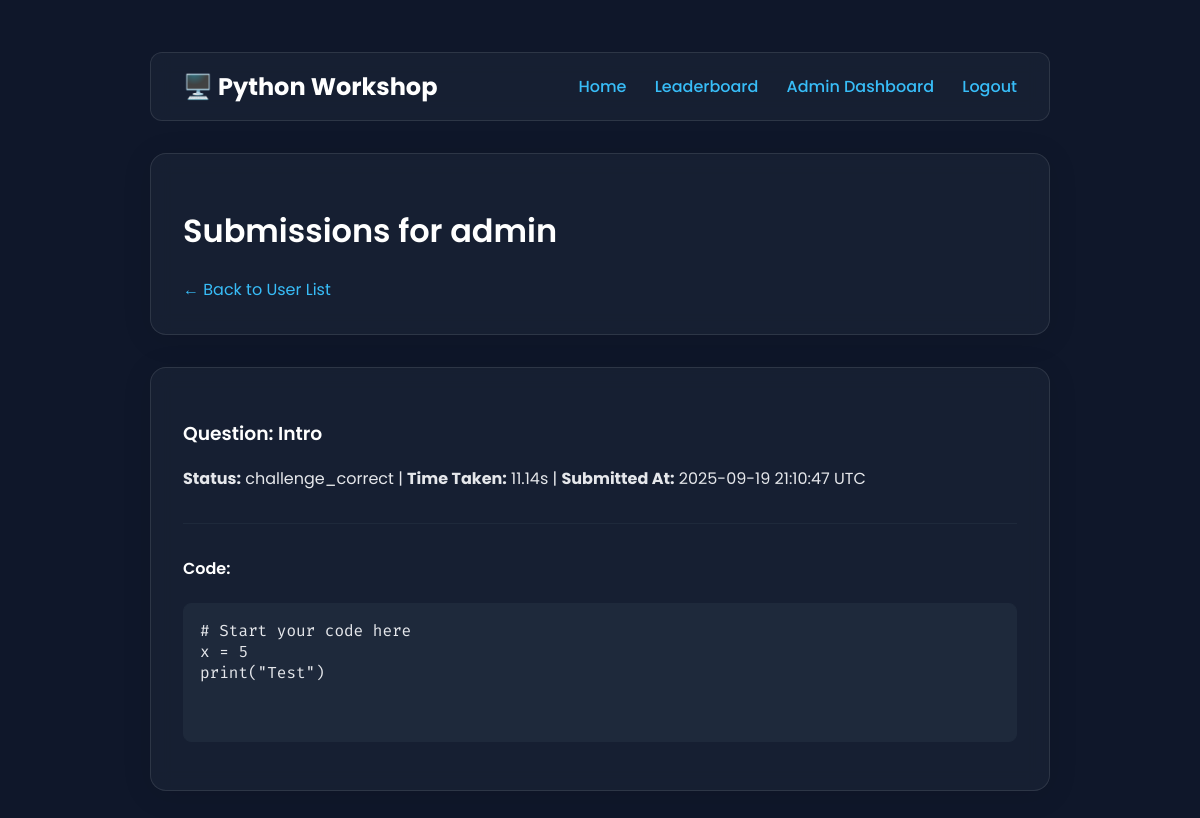
Page /admin/user/1/submissions (signed in) on the earlier database version.
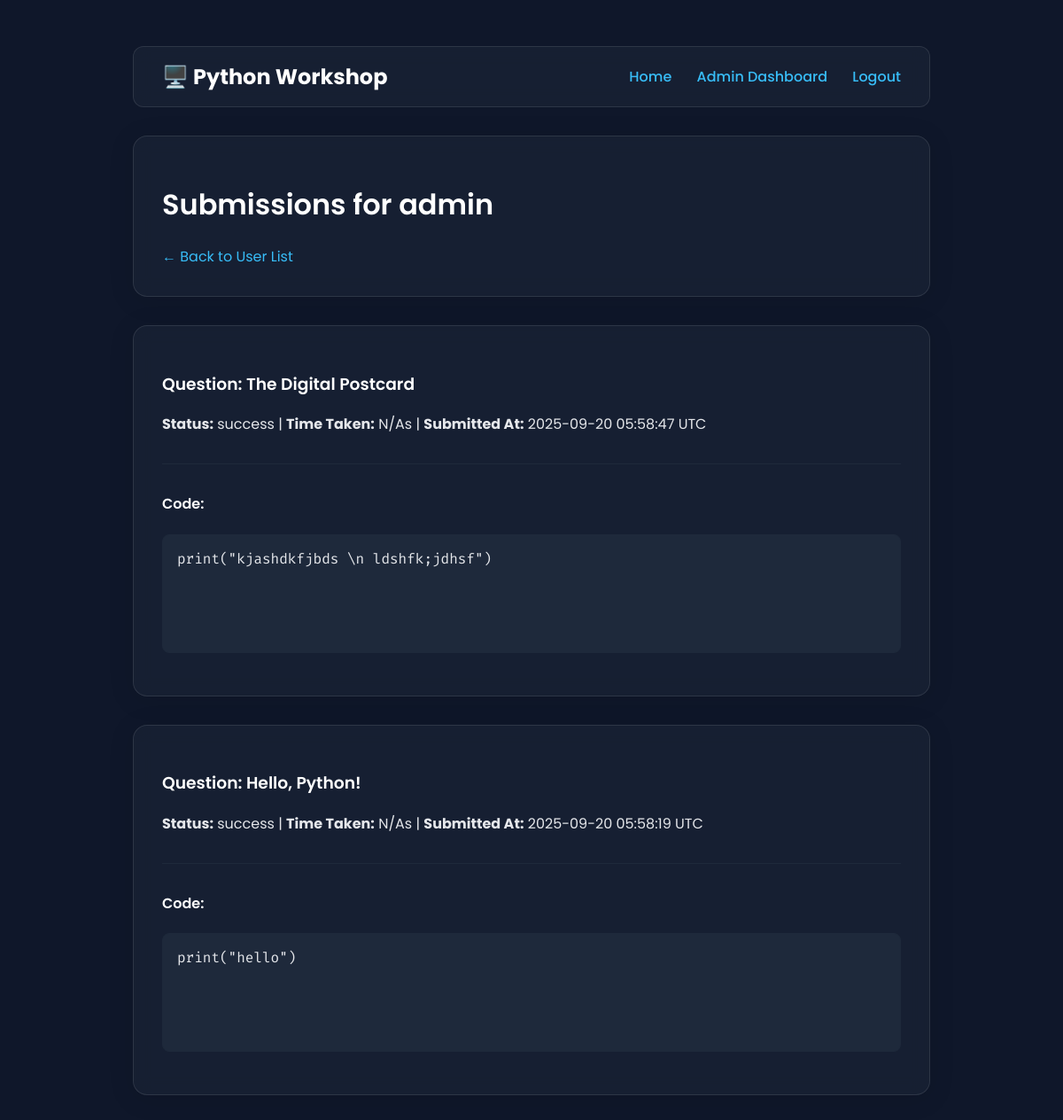
Same page on the later database version.
### app/models.py (models this page shows, shortened)
class Submission(db.Model):
    id = db.Column(db.Integer, primary_key=True)
    user_id = db.Column(db.Integer, db.ForeignKey('user.id'), nullable=False)
    q_id = db.Column(db.Integer, db.ForeignKey('question.id'), nullable=False)
    code = db.Column(db.Text, nullable=False)
    output = db.Column(db.Text)
    status = db.Column(db.String(20))
    time_taken = db.Column(db.Float)
    submitted_at = db.Column(db.DateTime, index=True, default=lambda: datetime.now(timezone.utc))
    user = db.relationship('User', backref='submissions')

class Question(db.Model):
    id = db.Column(db.Integer, primary_key=True)
    section_id = db.Column(db.Integer, db.ForeignKey('section.id'), nullable=False)
    title = db.Column(db.String(100), nullable=False)
    description = db.Column(db.Text, nullable=False)
    starter_code = db.Column(db.Text)
    hints = db.Column(db.Text)
    difficulty = db.Column(db.Integer, default=1)
    has_file_manager = db.Column(db.Boolean, default=False, nullable=False)
    expected_output = db.Column(db.Text)
    challenges = db.relationship('Challenge', backref='question', lazy='dynamic', cascade="all, delete-orphan")
    submissions = db.relationship('Submission', backref='question', lazy='dynamic', cascade="all, delete-orphan")
    drafts = db.relationship('Draft', backref='question', lazy='dynamic', cascade="all, delete-orphan")

### app/admin/routes.py (the view)
@bp.route('/user/<int:user_id>/submissions')
@admin_required
def user_submissions(user_id):
    user = User.query.get_or_404(user_id)
    all_submissions = Submission.query.filter_by(user_id=user.id)\
        .join(Question, Submission.q_id == Question.id)\
        .add_columns(Question.title)\
        .order_by(Submission.submitted_at.desc()).all()
    latest_submissions = []
    seen_question_ids = set()
    for sub, q_title in all_submissions:
        if sub.q_id not in seen_question_ids:
            latest_submissions.append((sub, q_title))
            seen_question_ids.add(sub.q_id)
    return render_template(
        'admin/user_submissions.html',
        user=user,
        submissions=latest_submissions,
        title=f"Submissions for {user.username}"
    )

### app/__init__.py (called while the page is built)
@login_manager.user_loader
def load_user(user_id):
    return User.query.get(int(user_id))

### app/admin/routes.py (called while the page is built)
def admin_required(f):
    @wraps(f)
    def decorated_function(*args, **kwargs):
        if not current_user.is_authenticated or current_user.role != 'admin':
            flash("You do not have permission to access this page.", "danger")
            return redirect(url_for('main.index'))
        return f(*args, **kwargs)
    return decorated_function

### app/main.py (called while the page is built)
@bp.app_context_processor
def inject_global_vars():
    leaderboard_setting = AppSetting.query.filter_by(key='leaderboard_visible').first()
    return dict(
        leaderboard_visible=(leaderboard_setting and leaderboard_setting.value == 'True')
    )

@bp.app_context_processor
def inject_global_vars():
    leaderboard_setting = AppSetting.query.filter_by(key='leaderboard_visible').first()
    hints_setting = AppSetting.query.filter_by(key='hints_enabled').first() # <-- ADD THIS
    return dict(
        leaderboard_visible=(leaderboard_setting and leaderboard_setting.value == 'True'),
        hints_enabled=(hints_setting and hints_setting.value == 'True') # <-- AND THIS
    )

### app/templates/admin/user_submissions.html
{% extends "base.html" %}
{% block content %}
<div class="card">
    <h1>Submissions for {{ user.username }}</h1>
    <a href="{{ url_for('admin.users') }}">&larr; Back to User List</a>
</div>
{% if not submissions %}
<div class="card">
    <p>This user has not made any submissions yet.</p>
</div>
{% else %}
    {% for sub, q_title in submissions %}
    <div class="card">
        <h3>Question: {{ q_title }}</h3>
        <p>
            <strong>Status:</strong> {{ sub.status }} |
            <strong>Time Taken:</strong> {{ "%.2f"|format(sub.time_taken) if sub.time_taken else 'N/A' }}s |
            <strong>Submitted At:</strong> {{ sub.submitted_at.strftime('%Y-%m-%d %H:%M:%S') }} UTC
        </p>
        <hr>
        <h4>Code:</h4>
        <pre id="output-area">{{ sub.code }}</pre>
    </div>
    {% endfor %}
{% endif %}
{% endblock %}

Differences in the rows shown:
removed Submission: title "Intro", status "challenge_correct", time_taken "11.14", submitted_at "2025-09-19 21:10:47", code "# Start your code here x = 5 print(\"Test\")"
now on this page (row edited): Submission: title "The Digital Postcard", status "success", time_taken "N/A", submitted_at "2025-09-20 05:58:47", code "print(\"kjashdkfjbds \\n ldshfk;jdhsf\")"
now on this page (row edited): Submission: title "Hello, Python!", status "success", time_taken "N/A", submitted_at "2025-09-20 05:58:19", code "print(\"hello\")"
Other differences:
text no longer shown: "Leaderboard"
